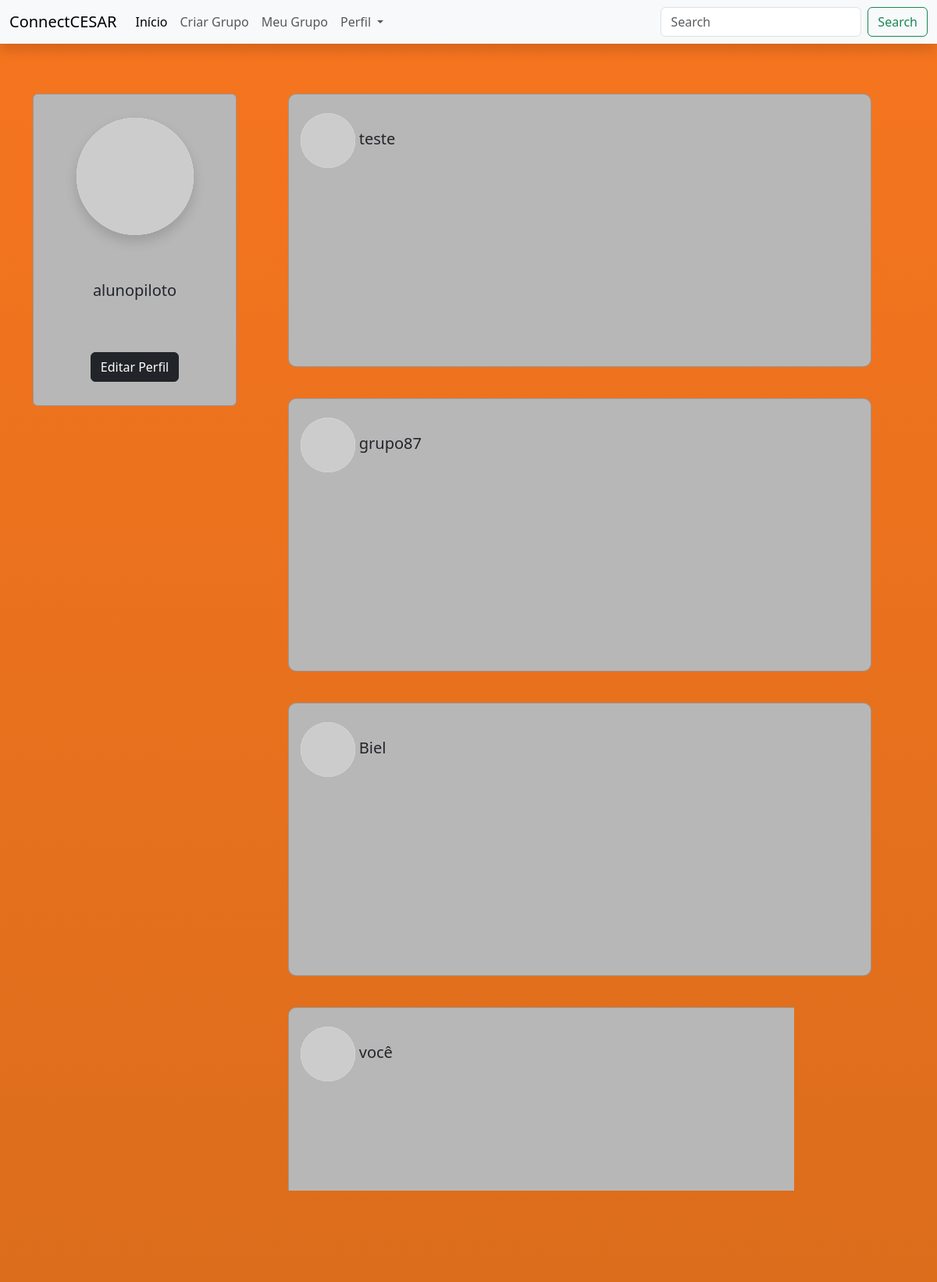
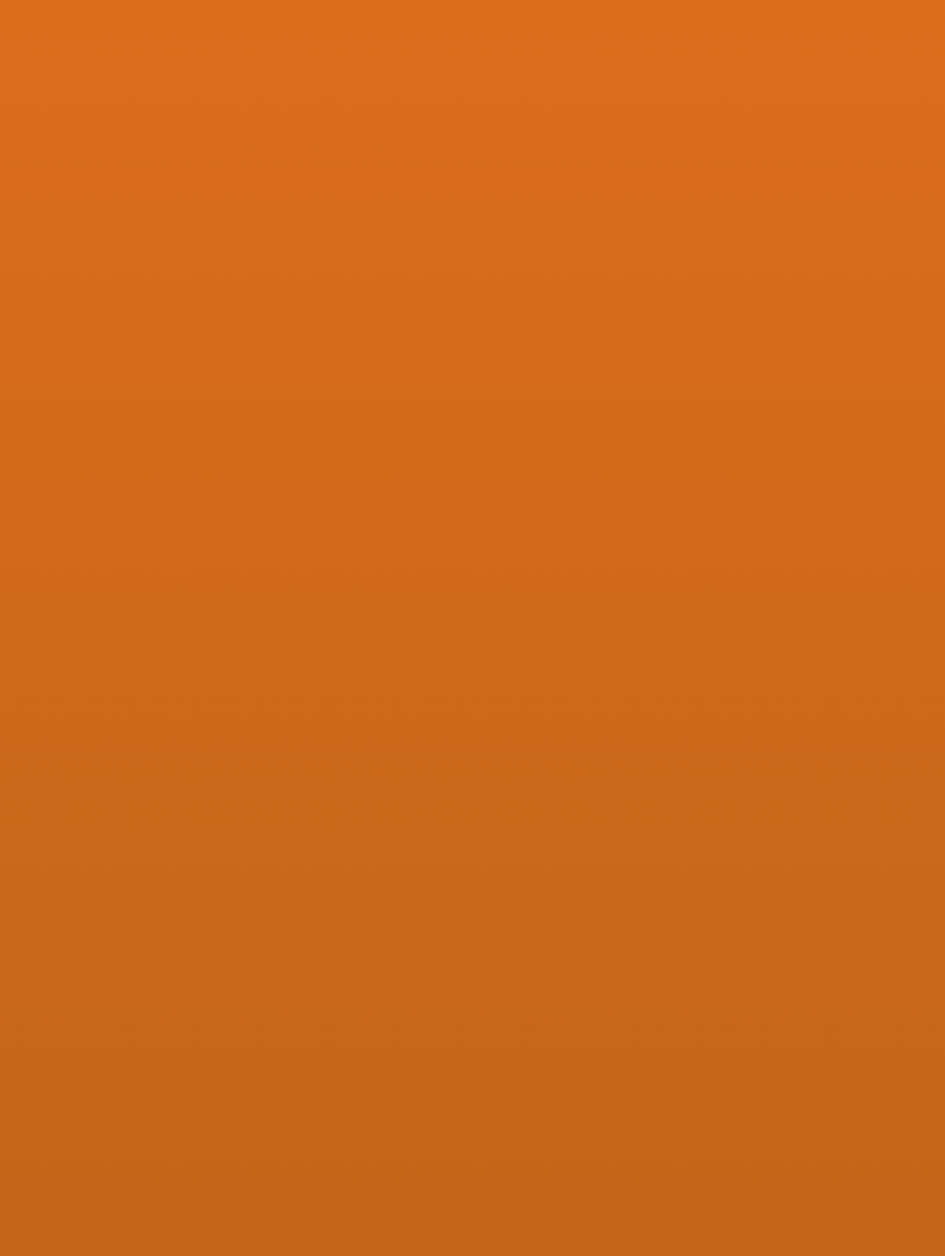
Screenshot of /tela_inicial/ (signed in, upper part) with the database file from the repository (2 pictures, top to bottom).
### ccapp/models.py (models this page shows)
class Pessoa(models.Model):
    id_usuario = models.AutoField(primary_key=True)
    nome = models.TextField(max_length=255)
    email = models.TextField(max_length=255)
    senha = models.TextField(max_length=255)
    idade = models.IntegerField(null=True, blank=True)
    mbti = models.TextField(max_length=255, null=True, blank=True)
    periodo = models.TextField(max_length=255, null=True, blank=True)
    curso = models.TextField(max_length=255, null=True, blank=True)
    foto = models.ImageField(upload_to='perfil/', null=True, blank=True)
    descricao = models.TextField(null=True, blank=True)
    criado = models.DateTimeField(auto_now_add=True)
    atualizado = models.DateTimeField(auto_now=True)
    grupo_criado = models.ForeignKey(Grupo, null=True, blank=True, on_delete=models.SET_NULL)

class Grupo(models.Model):
    id_grupo = models.AutoField(primary_key=True)
    nome_grupo = models.CharField(max_length=255)
    descricao_grupo = models.TextField()
    periodo_grupo = models.CharField(max_length=255)
    foto_grupo = models.ImageField(upload_to='imagens/', null=True, blank=True)
    criado_em = models.DateTimeField(auto_now_add=True)
    atualizado_em = models.DateTimeField(auto_now=True)

### ccapp/views.py (the view)
# urls.py: path('tela_inicial/', views.tela_inicial, name="tela_inicial"),
def tela_inicial(request):
    if 'pessoa_id' in request.session:
        pessoa_id = request.session['pessoa_id']
        pessoa = Pessoa.objects.get(id_usuario=pessoa_id)
        nome_usuario = pessoa.nome
        grupos = Grupo.objects.all()
        context = {
            'nome_usuario': nome_usuario,
            'grupos' : grupos
        }
        return render(request, 'tela_inicial.html', context)
    else:
        return redirect('login')

### templates/tela_inicial.html
{% include "navbar.html" %} {% include "main.html" %}
<div class="container text-center">
  <div class="row align-items-start">
    <div class="col-lg-3 col-md-4">
      <div class="d-flex justify-content-center mt-3">
        <div
          class="card align-items-center justify-content-around"
          style="width: 300px; height: 400px; background-color: #b8b7b7"
        >
          <a href="/acessarperfil/">
            <img
              class="card-img-top rounded-circle shadow bg-white"
              style="width: 150px"
              src="http://avatars.dicebear.com/api/open-peeps/stefan.svg"
              alt="..."
            />
          </a>
          <h5>{{ nome_usuario }}</h5>
          <a id="botao_perfil" href="/editar_perfil/" class="btn btn-dark"
            >Editar Perfil</a
          >
        </div>
      </div>
    </div>
    <div class="col-lg-9 col-md-8">
      {% for i in grupos %}
      {% if i.nome_grupo %}
      <div class="d-flex justify-content-center mt-3">
        <div
          class="card"
          style="width: 90%; height: 350px; background-color: #b8b7b7; border-radius: 10px"
        >
          <h5 class="group-name">
            <br />
            <img class="white-circle" src="http://avatars.dicebear.com/api/open-peeps/stefan.svg"> </img> {{i.nome_grupo}}
          </h5>
        </div>
      </div>
      <br />
      {% endif %}
      {% endfor %}
    </div>
  </div>
</div>

### templates/main.html (style rules this page uses)
html { height: 100%; }
body { padding-top: 80px; min-height: 100%; margin: 0; background: linear-gradient( rgb(246, 117, 31), rgb(183, 98, 23), rgba(183, 98, 23, 0.7) ); background-attachment: fixed; }
.group-name { text-align: left; padding-left: 15px; }
.white-circle { width: 70px; height: 70px; background-color: white; border-radius: 50%; display: inline-block; vertical-align: middle; }

### rows the page displays
Pessoa: nome "alunopiloto"
Grupo: nome_grupo "teste"
Grupo: nome_grupo "grupo87"
Grupo: nome_grupo "Biel"
Grupo: nome_grupo "você"
